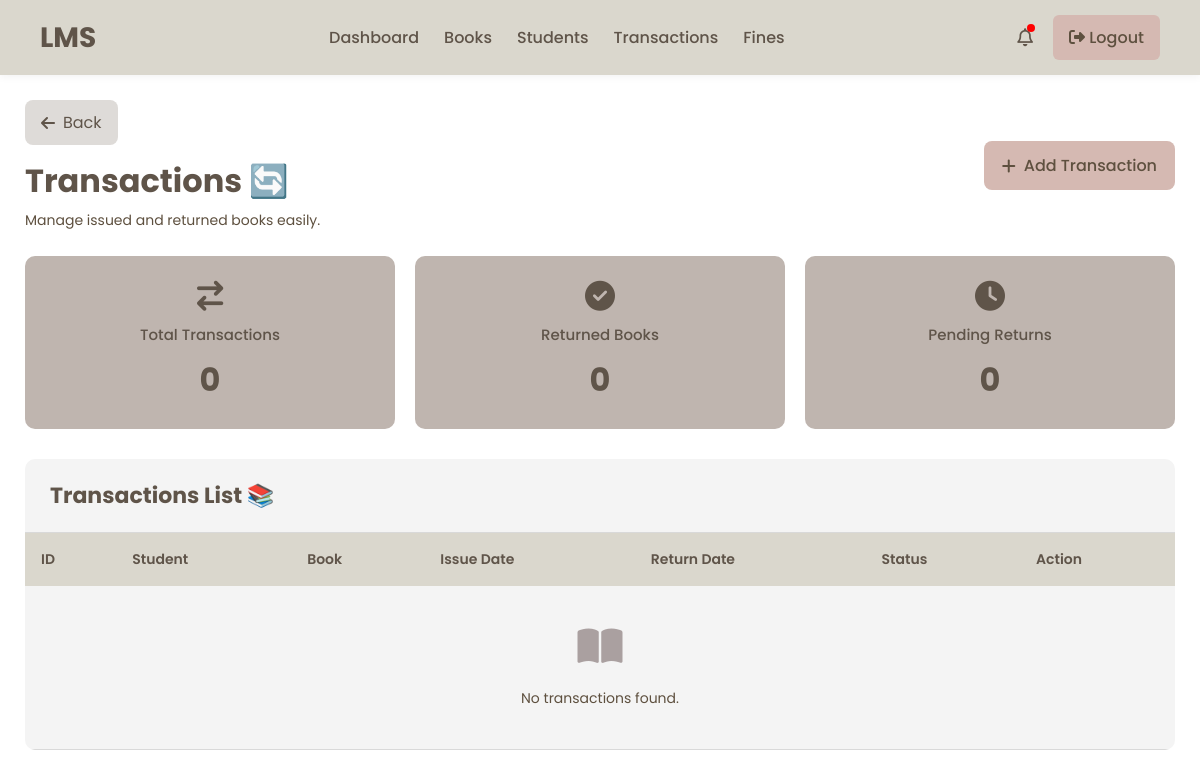
The page /transactions/ on the database as committed earlier.
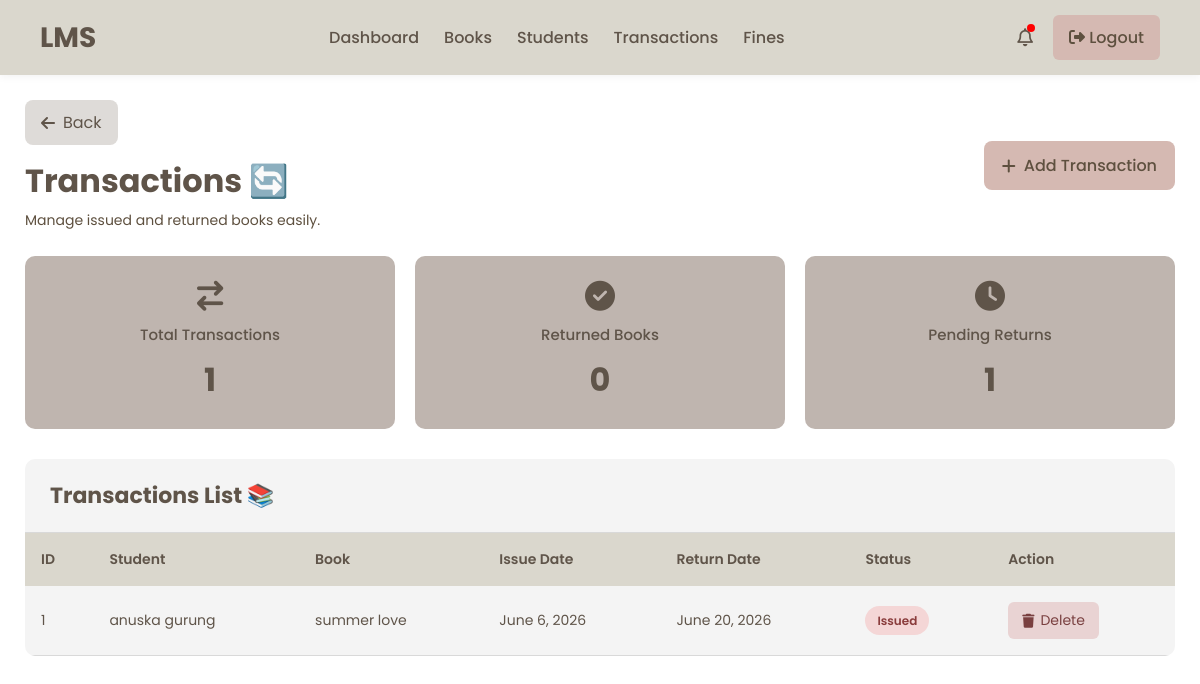
The same page on the database as committed later.
### library/models.py (models this page shows, shortened)
class Transaction(models.Model):
    student = models.ForeignKey(
        Student,
        on_delete=models.CASCADE
    )
    book = models.ForeignKey(
        Book,
        on_delete=models.CASCADE
    )
    borrowed_date = models.DateField(
        auto_now_add=True
    )
    return_date = models.DateField(
        null=True,
        blank=True
    )
    is_returned = models.BooleanField(
        default=False
    )

class Student(models.Model):
    user = models.OneToOneField(User, on_delete=models.CASCADE, null=True, blank=True)
    name = models.CharField(max_length=100)
    email = models.EmailField(unique=True)
    phone = models.CharField(max_length=20, default='')
    department = models.CharField(max_length=100)
    active = models.BooleanField(default=True)
    student_id = models.CharField(max_length=20, unique=True, blank=True)
    date_of_birth = models.DateField(null=True, blank=True)
    profile_picture = models.ImageField(upload_to='profile_pictures/', null=True, blank=True)

class Book(models.Model):
    title = models.CharField(max_length=200)
    author = models.CharField(max_length=100)
    category = models.CharField(
        max_length=100,
        default='General'
    )
    isbn = models.CharField(
        max_length=50,
        unique=True,
        null=True,
        blank=True
    )
    quantity = models.IntegerField(default=1)
    available = models.BooleanField(default=True)

### library/views.py (the view)
# urls.py: path('transactions/', views.transactions, name='transactions'),
def transactions(request):
    transactions = Transaction.objects.all()
    total_transactions = Transaction.objects.count()
    returned_books = Transaction.objects.filter(
        is_returned=True
    ).count()
    pending_returns = Transaction.objects.filter(
        is_returned=False
    ).count()
    context = {
        'transactions': transactions,
        'total_transactions': total_transactions,
        'returned_books': returned_books,
        'pending_returns': pending_returns,
    }
    return render(
        request,
        'transactions.html',
        context
    )

### templates/transactions.html (shortened to what this page needs)
{% extends 'admin_base.html' %}
{% load static %}
{% block extra_css %}
<link rel="stylesheet" href="{% static 'css/transactions.css' %}">
{% endblock %}
{% block content %}
<div class="students-page">
    <div class="top-header">
        <div class="header-left">
            <a href="{% url 'dashboard' %}"
               class="back-btn">
                <i class="fa-solid fa-arrow-left"></i>
                Back
            </a>
            <h1 class="page-title">
                Transactions 🔄
            </h1>
            <p class="page-subtitle">
                Manage issued and returned books easily.
            </p>
        </div>
        <a href="{% url 'issue_book' %}"
           class="add-btn">
            <i class="fa-solid fa-plus"></i>
            Add Transaction
        </a>
    </div>
    <div class="cards-container">
        <div class="card purple-card">
            <i class="fa-solid fa-arrow-right-arrow-left"></i>
            <h3>Total Transactions</h3>
            <h1>{{ total_transactions }}</h1>
        </div>
        <div class="card green-card">
            <i class="fa-solid fa-circle-check"></i>
            <h3>Returned Books</h3>
            <h1>{{ returned_books }}</h1>
        </div>
        <div class="card pink-card">
            <i class="fa-solid fa-clock"></i>
            <h3>Pending Returns</h3>
            <h1>{{ pending_returns }}</h1>
        </div>
    </div>
    <div class="table-wrapper">
        <div class="table-header">
            <h2>
                Transactions List 📚
            </h2>
        </div>
        <table>
            <thead>
                <tr>
                    <th>ID</th>
                    <th>Student</th>
                    <th>Book</th>
                    <th>Issue Date</th>
                    <th>Return Date</th>
                    <th>Status</th>
                    <th>Action</th>
                </tr>
            </thead>
            <tbody>
                {% for transaction in transactions %}
                <tr>
                    <td>{{ transaction.id }}</td>
                    <td>{{ transaction.student.name }}</td>
                    <td>{{ transaction.book.title }}</td>
                    <td>{{ transaction.borrowed_date }}</td>
                    <td>{{ transaction.return_date|default:"-" }}</td>
                    <td>
                        {% if transaction.is_returned %}
                        <span class="active-status">
                            Returned
                        </span>
                        {% else %}
                        <span class="inactive-status">
                            Issued
                        </span>
                        {% endif %}
                    </td>
                    <td>
                        <a href="{% url 'delete_transaction' transaction.id %}"
                           class="delete-btn"
                           onclick="return confirm('Delete this transaction?')">
                            <i class="fa-solid fa-trash"></i>
                            Delete
                        </a>
                    </td>
                </tr>
                {% empty %}
                <tr>
                    <td colspan="7"
                        class="empty-row">
                        <i class="fa-solid fa-book-open"></i>
                        <p>No transactions found.</p>
                    </td>
                </tr>
                {% endfor %}
            </tbody>
        </table>
    </div>
</div>
{% endblock %}

Rows that differ between the two databases and show on the page:
added Transaction: is_returned "Issued"
Other text that changed with them:
{{ total_transactions }}: "0" → "1"
{{ pending_returns }}: "0" → "1"
text no longer shown: "No transactions found."
